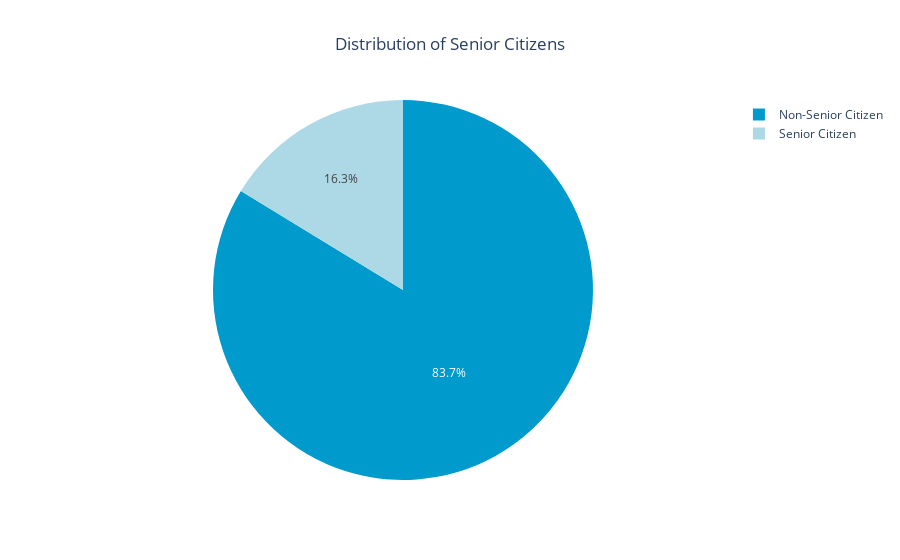

Source (notebook cell):
### Code cell
# Get the value counts of 'SeniorCitizen' column
senior_citizen_counts = df['SeniorCitizen'].value_counts()

# Create a DataFrame for plotting
data = pd.DataFrame({'Citizen': ['Non-Senior Citizen', 'Senior Citizen'],
                     'Count': senior_citizen_counts})

# Create a pie chart using plotly express
fig = px.pie(data, values='Count', names='Citizen',
             color_discrete_sequence=['#009ACD', '#ADD8E6'],
             title='Distribution of Senior Citizens')

# Move the title to the center
fig.update_layout(title_x=0.5)

# Show the plot
fig.show()

### Figure 1 — Plotly figure (JSON) as saved in the notebook; plotly's stock layout.template omitted (floating-point values rounded to 4 significant figures)
{"data": [{"domain": {"x": [0, 1], "y": [0, 1]}, "hovertemplate": "Citizen=%{label}<br>Count=%{value}<extra></extra>", "labels": ["Non-Senior Citizen", "Senior Citizen"], "legendgroup": "", "name": "", "showlegend": true, "type": "pie", "values": [4215, 819]}], "layout": {"legend": {"tracegroupgap": 0}, "piecolorway": ["#009ACD", "#ADD8E6"], "title": {"text": "Distribution of Senior Citizens", "x": 0.5}}}
